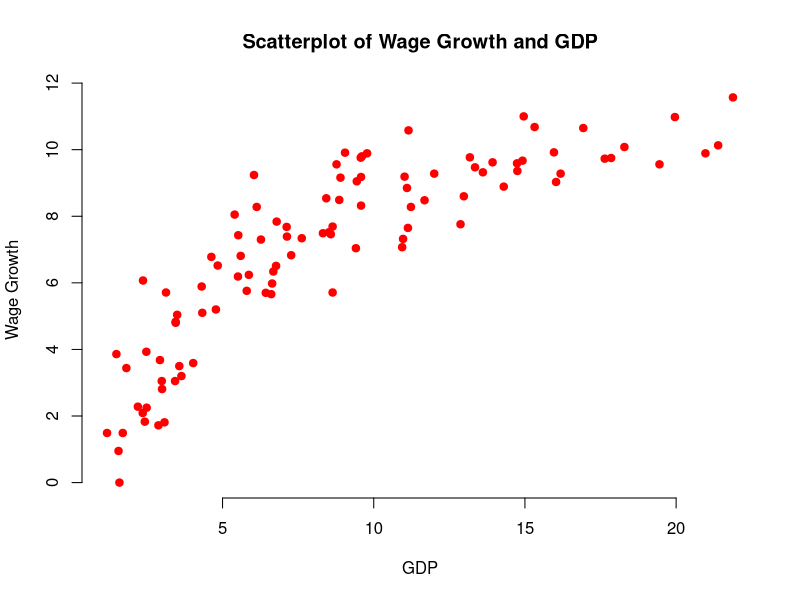
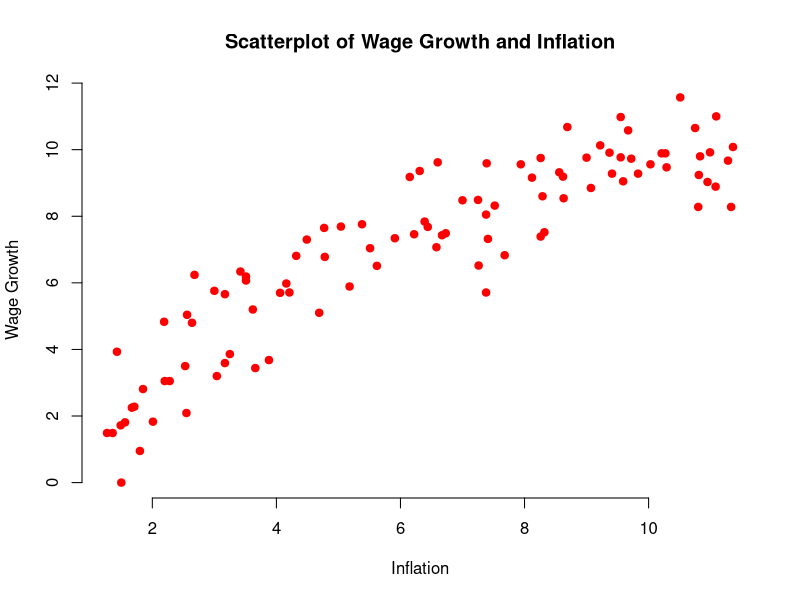
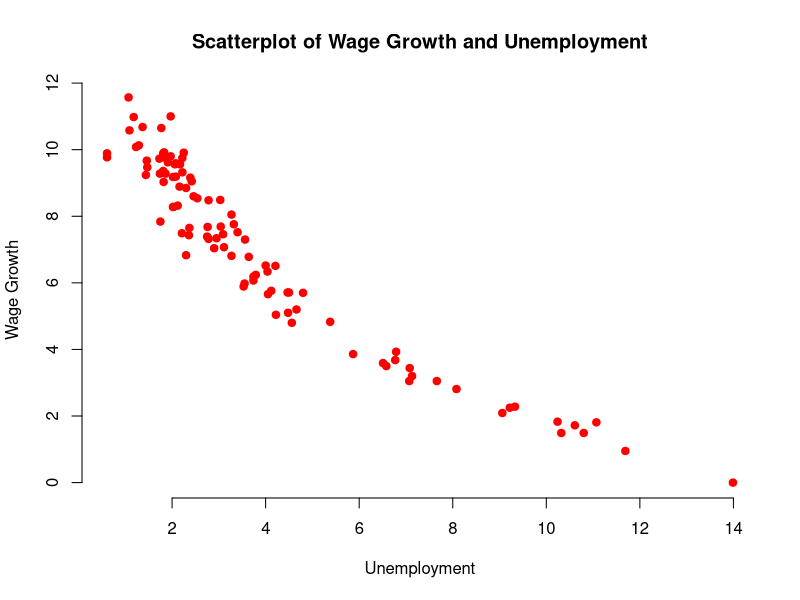

Recreate these plots in R, in order.

economic <- read.csv(file='economic.csv', header=TRUE, sep=",")

# Print the first six rows
print("head")
head(economic, 6)

plot(economic$gdp, economic$wage_growth, 
     main = "Scatterplot of Wage Growth and GDP",
     xlab = "GDP", ylab = "Wage Growth",
     col="red", 
     pch = 19, frame = FALSE)

plot(economic$inflation, economic$wage_growth, 
     main = "Scatterplot of Wage Growth and Inflation",
     xlab = "Inflation", ylab = "Wage Growth",
     col="red", 
     pch = 19, frame = FALSE)

# Create the second order regression model and print the statistics
model1 <- lm(wage_growth ~ gdp + I(gdp^2), data=economic)
summary(model1)

newdata <- data.frame(gdp=1.70)

print("prediction interval")
prediction_pred_int <- predict(model1, newdata, interval="predict", level=0.90) 
round(prediction_pred_int,4)

print("confidence interval")
prediction_conf_int <- predict(model1, newdata, interval="confidence", level=0.90) 
round(prediction_conf_int,4)

# Create the second order regression model and print the statistics
model2 <- lm(wage_growth ~ inflation + gdp + inflation:gdp + I(inflation^2) + I(gdp^2) , data=economic)
summary(model2)

newdata <- data.frame(inflation=2.1, gdp=1.70)

print("prediction interval")
prediction_pred_int <- predict(model2, newdata, interval="predict", level=0.90) 
round(prediction_pred_int,4)

print("confidence interval")
prediction_conf_int <- predict(model2, newdata, interval="confidence", level=0.90) 
round(prediction_conf_int,4)

# Create the second order regression model and print the statistics
model3 <- lm(wage_growth ~ inflation + economy + inflation:economy + I(inflation^2) + I(inflation^2):economy, data=economic)
summary(model3)

newdata <- data.frame(inflation=2.1, economy='recession')

print("prediction interval")
prediction_pred_int <- predict(model3, newdata, interval="predict", level=0.90) 
round(prediction_pred_int,4)

print("confidence interval")
prediction_conf_int <- predict(model3, newdata, interval="confidence", level=0.90) 
round(prediction_conf_int,4)

economic <- read.csv(file='economic.csv', header=TRUE, sep=",")

# Print the first six rows
print("head")
head(economic, 6)



plot(economic$unemployment, economic$wage_growth, 
     main = "Scatterplot of Wage Growth and Unemployment",
     xlab = "Unemployment", ylab = "Wage Growth",
     col="red", 
     pch = 19, frame = FALSE)

# Create the second order regression model and print the statistics
model1 <- lm(wage_growth ~ unemployment + I(unemployment^2), data=economic)
summary(model1)

newdata <- data.frame(unemployment=2.54)

print("prediction interval")
prediction_pred_int <- predict(model1, newdata, interval="predict", level=0.95) 
round(prediction_pred_int,4)

print("confidence interval")
prediction_conf_int <- predict(model1, newdata, interval="confidence", level=0.95) 
round(prediction_conf_int,4)

# Create the second order regression model and print the statistics
model2 <- lm(wage_growth ~ unemployment + gdp + unemployment:gdp + I(unemployment^2) + I(gdp^2) , data=economic)
summary(model2)

newdata <- data.frame(unemployment=2.50, gdp=6.50)

print("prediction interval")
prediction_pred_int <- predict(model2, newdata, interval="predict", level=0.95) 
round(prediction_pred_int,4)

print("confidence interval")
prediction_conf_int <- predict(model2, newdata, interval="confidence", level=0.95) 
round(prediction_conf_int,4)

# Create the second order regression model and print the statistics
model3 <- lm(wage_growth ~ unemployment + economy + unemployment:economy + I(unemployment^2) + I(unemployment^2):economy, data=economic)
summary(model3)

newdata <- data.frame(unemployment=2.50, economy='no_recession')

print("prediction interval")
prediction_pred_int <- predict(model3, newdata, interval="predict", level=0.90) 
round(prediction_pred_int,4)

print("confidence interval")
prediction_conf_int <- predict(model3, newdata, interval="confidence", level=0.90) 
round(prediction_conf_int,4)
